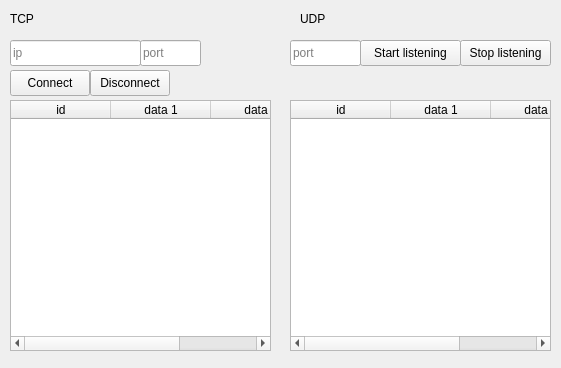
<?xml version="1.0" encoding="UTF-8"?>
<ui version="4.0">
 <class>MainWindow</class>
 <widget class="QMainWindow" name="MainWindow">
  <property name="geometry">
   <rect>
    <x>0</x>
    <y>0</y>
    <width>561</width>
    <height>368</height>
   </rect>
  </property>
  <property name="windowTitle">
   <string>ClientWindow</string>
  </property>
  <widget class="QWidget" name="centralwidget">
   <widget class="QPushButton" name="tcpConnectButton">
    <property name="geometry">
     <rect>
      <x>10</x>
      <y>70</y>
      <width>80</width>
      <height>26</height>
     </rect>
    </property>
    <property name="text">
     <string>Connect</string>
    </property>
   </widget>
   <widget class="QLineEdit" name="tcpIpLineEdit">
    <property name="geometry">
     <rect>
      <x>10</x>
      <y>40</y>
      <width>131</width>
      <height>26</height>
     </rect>
    </property>
    <property name="placeholderText">
     <string>ip</string>
    </property>
   </widget>
   <widget class="QLineEdit" name="tcpPortLineEdit">
    <property name="geometry">
     <rect>
      <x>140</x>
      <y>40</y>
      <width>61</width>
      <height>26</height>
     </rect>
    </property>
    <property name="placeholderText">
     <string>port</string>
    </property>
   </widget>
   <widget class="QPushButton" name="tcpDisconnectButton">
    <property name="geometry">
     <rect>
      <x>90</x>
      <y>70</y>
      <width>80</width>
      <height>26</height>
     </rect>
    </property>
    <property name="text">
     <string>Disconnect</string>
    </property>
   </widget>
   <widget class="QLabel" name="label">
    <property name="geometry">
     <rect>
      <x>10</x>
      <y>10</y>
      <width>58</width>
      <height>18</height>
     </rect>
    </property>
    <property name="text">
     <string>TCP</string>
    </property>
   </widget>
   <widget class="QLabel" name="label_2">
    <property name="geometry">
     <rect>
      <x>300</x>
      <y>10</y>
      <width>58</width>
      <height>18</height>
     </rect>
    </property>
    <property name="text">
     <string>UDP</string>
    </property>
   </widget>
   <widget class="QPushButton" name="udpStartListeningButton">
    <property name="geometry">
     <rect>
      <x>360</x>
      <y>40</y>
      <width>101</width>
      <height>26</height>
     </rect>
    </property>
    <property name="text">
     <string>Start listening</string>
    </property>
   </widget>
   <widget class="QPushButton" name="udpStopListeningButton">
    <property name="geometry">
     <rect>
      <x>460</x>
      <y>40</y>
      <width>91</width>
      <height>26</height>
     </rect>
    </property>
    <property name="text">
     <string>Stop listening</string>
    </property>
   </widget>
   <widget class="QLineEdit" name="udpPortLineEdit">
    <property name="geometry">
     <rect>
      <x>290</x>
      <y>40</y>
      <width>71</width>
      <height>26</height>
     </rect>
    </property>
    <property name="placeholderText">
     <string>port</string>
    </property>
   </widget>
   <widget class="QTableWidget" name="udpTableWidget">
    <property name="geometry">
     <rect>
      <x>290</x>
      <y>100</y>
      <width>261</width>
      <height>251</height>
     </rect>
    </property>
    <column>
     <property name="text">
      <string>id</string>
     </property>
    </column>
    <column>
     <property name="text">
      <string>data 1</string>
     </property>
    </column>
    <column>
     <property name="text">
      <string>data 2</string>
     </property>
    </column>
   </widget>
   <widget class="QTableWidget" name="tcpTableWidget">
    <property name="geometry">
     <rect>
      <x>10</x>
      <y>100</y>
      <width>261</width>
      <height>251</height>
     </rect>
    </property>
    <column>
     <property name="text">
      <string>id</string>
     </property>
    </column>
    <column>
     <property name="text">
      <string>data 1</string>
     </property>
    </column>
    <column>
     <property name="text">
      <string>data 2</string>
     </property>
    </column>
   </widget>
  </widget>
 </widget>
 <resources/>
 <connections/>
</ui>
